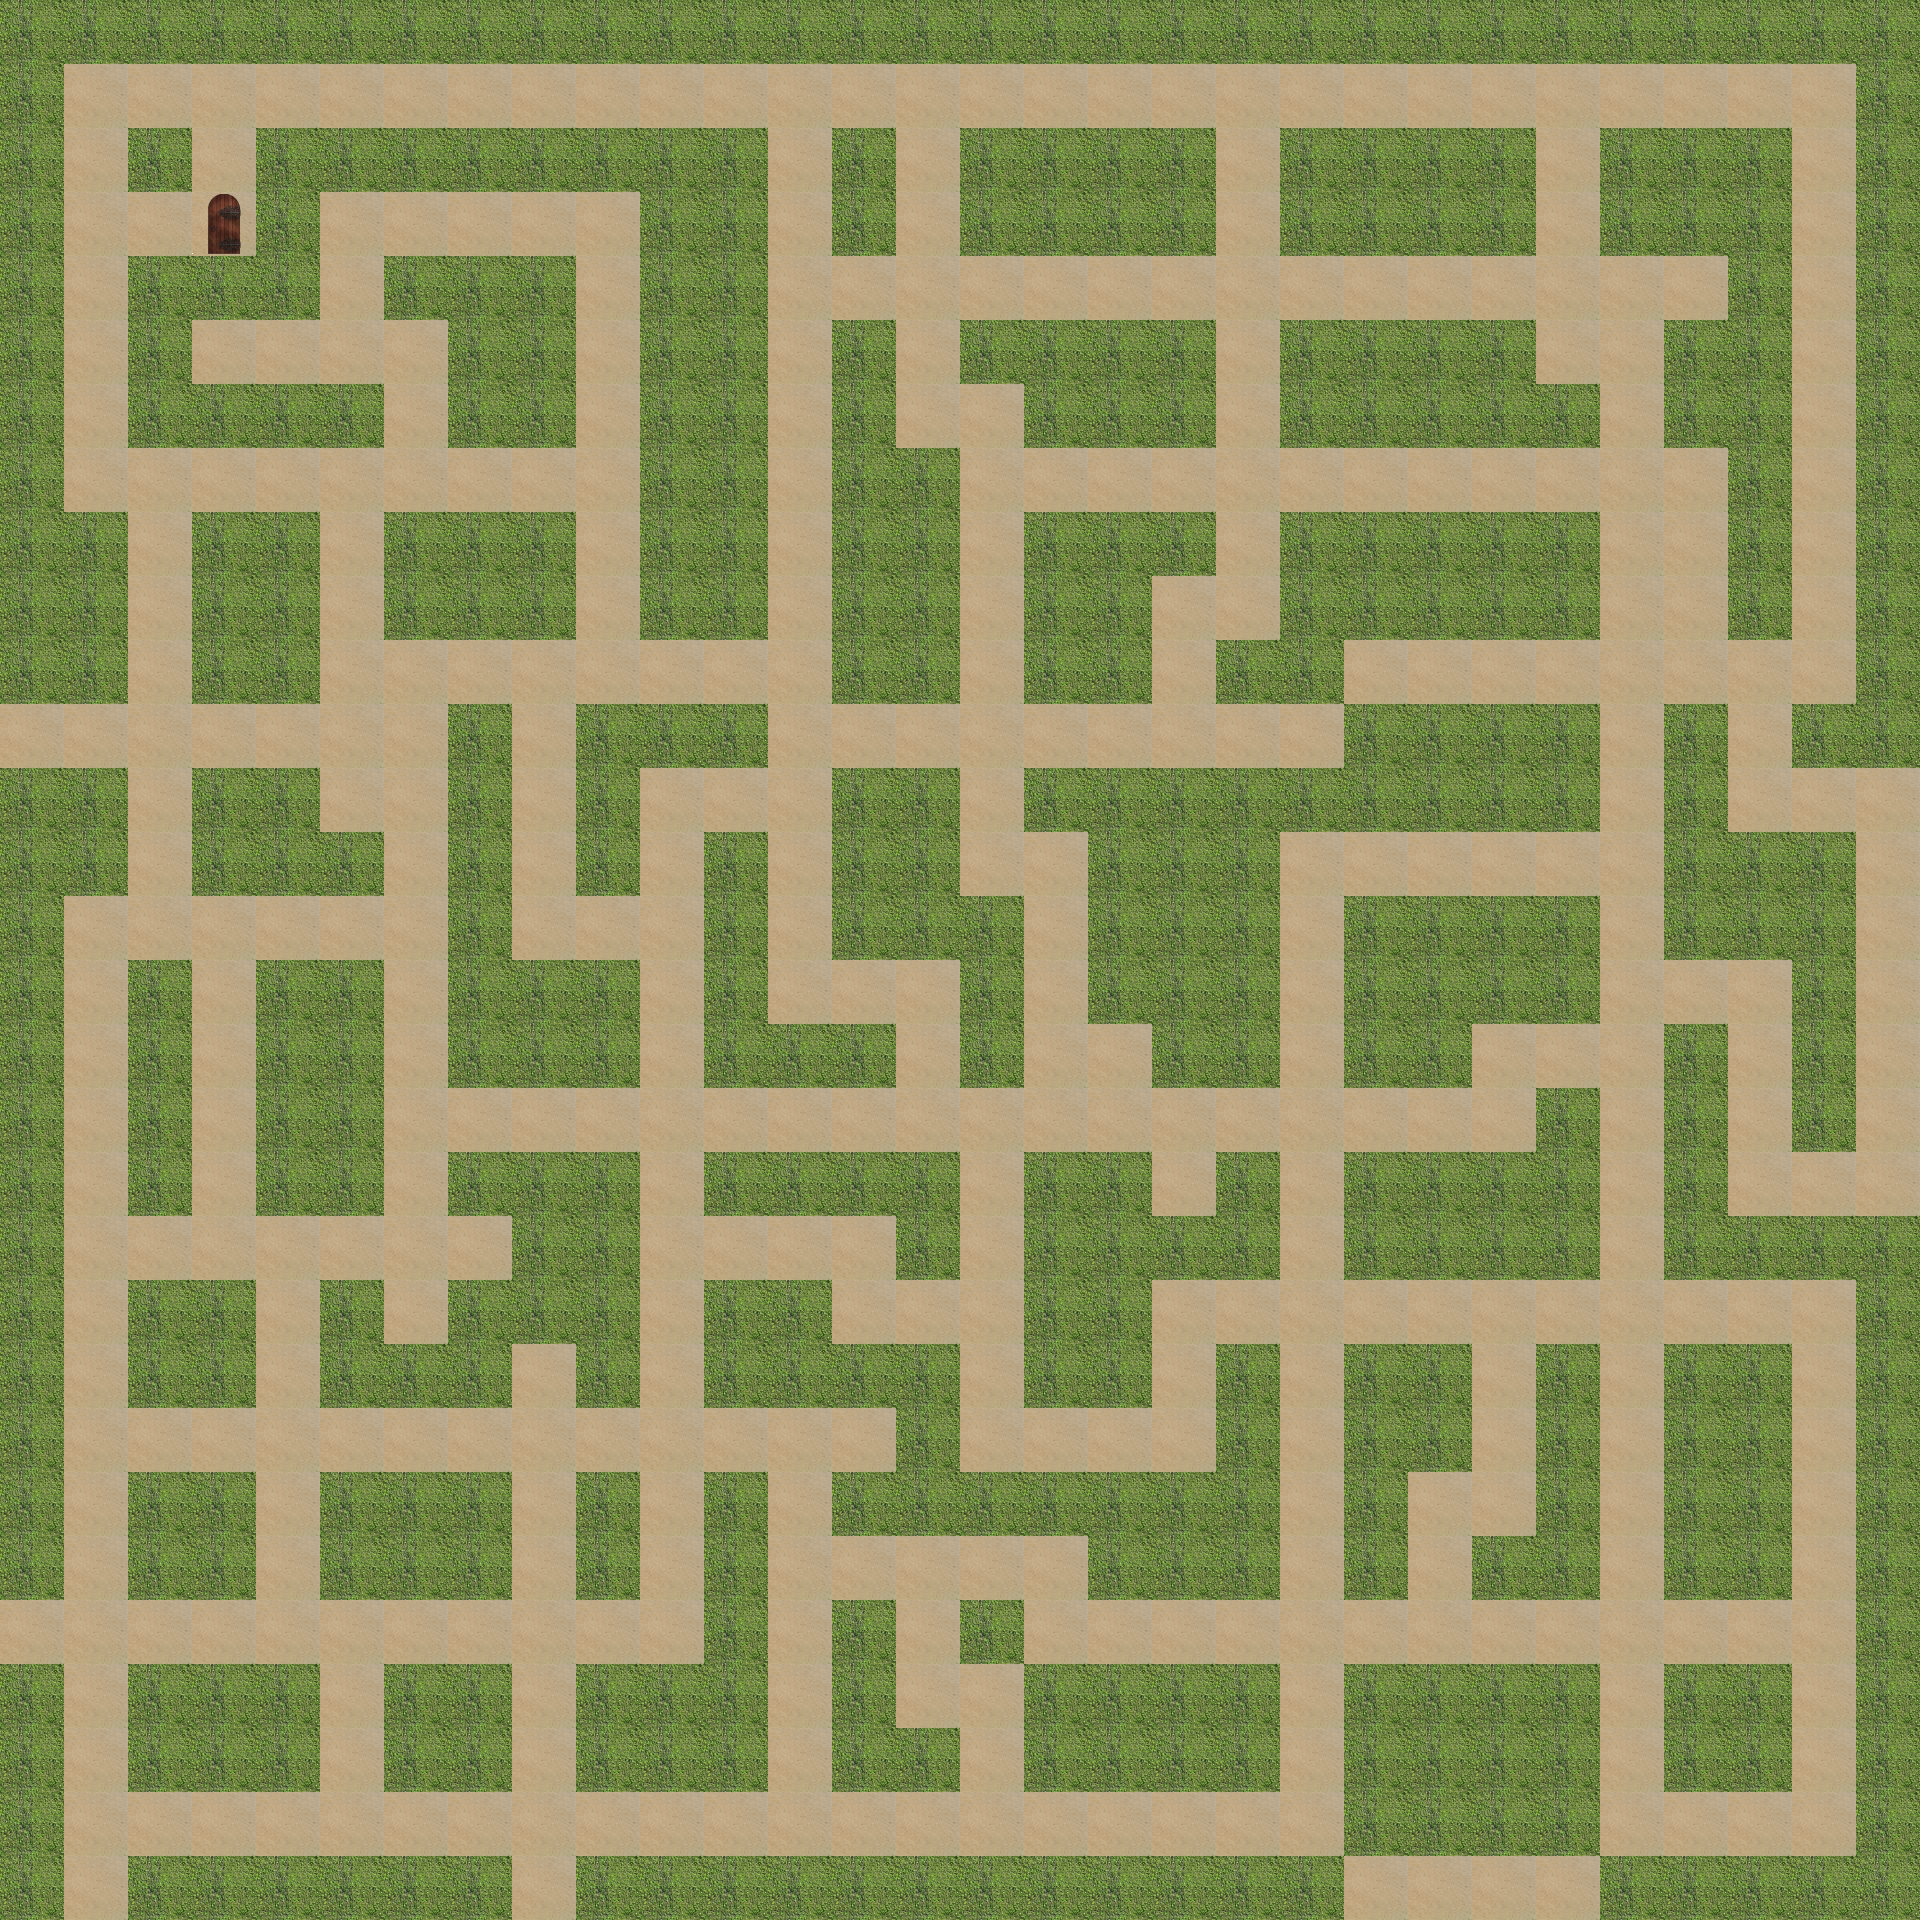

Tiled map render using the project's own tile images. Description and the map definition, with tile-layer contents summarised, below:
An orthogonal 30x30 tile map with 64x64 px tiles, 5 tile layers (wall, path, hint, start, ...).

<map version="1.0" orientation="orthogonal" renderorder="right-down" width="30" height="30" tilewidth="64" tileheight="64">
 <properties>
  <property name="bestTimePossible" value="" />
 </properties>
 <tileset firstgid="1" name="sandbush" tilewidth="64" tileheight="64">
  <image source="sandbush.png" width="256" height="192" />
 </tileset>
 <layer name="wall" width="30" height="30">
  <data>[900 cells, 32 non-empty, 2 distinct tile ids]</data>
 </layer>
 <layer name="path" width="30" height="30">
  <data>[900 cells, 878 non-empty, 2 distinct tile ids]</data>
 </layer>
 <layer name="hint" width="30" height="30">
  <data>[900 cells, 0 non-empty, 0 distinct tile ids]</data>
 </layer>
 <layer name="start" width="30" height="30">
  <data>[900 cells, 0 non-empty, 0 distinct tile ids]</data>
 </layer>
 <layer name="end" width="30" height="30">
  <data>[900 cells, 1 non-empty, 1 distinct tile ids]</data>
 </layer>
</map>
